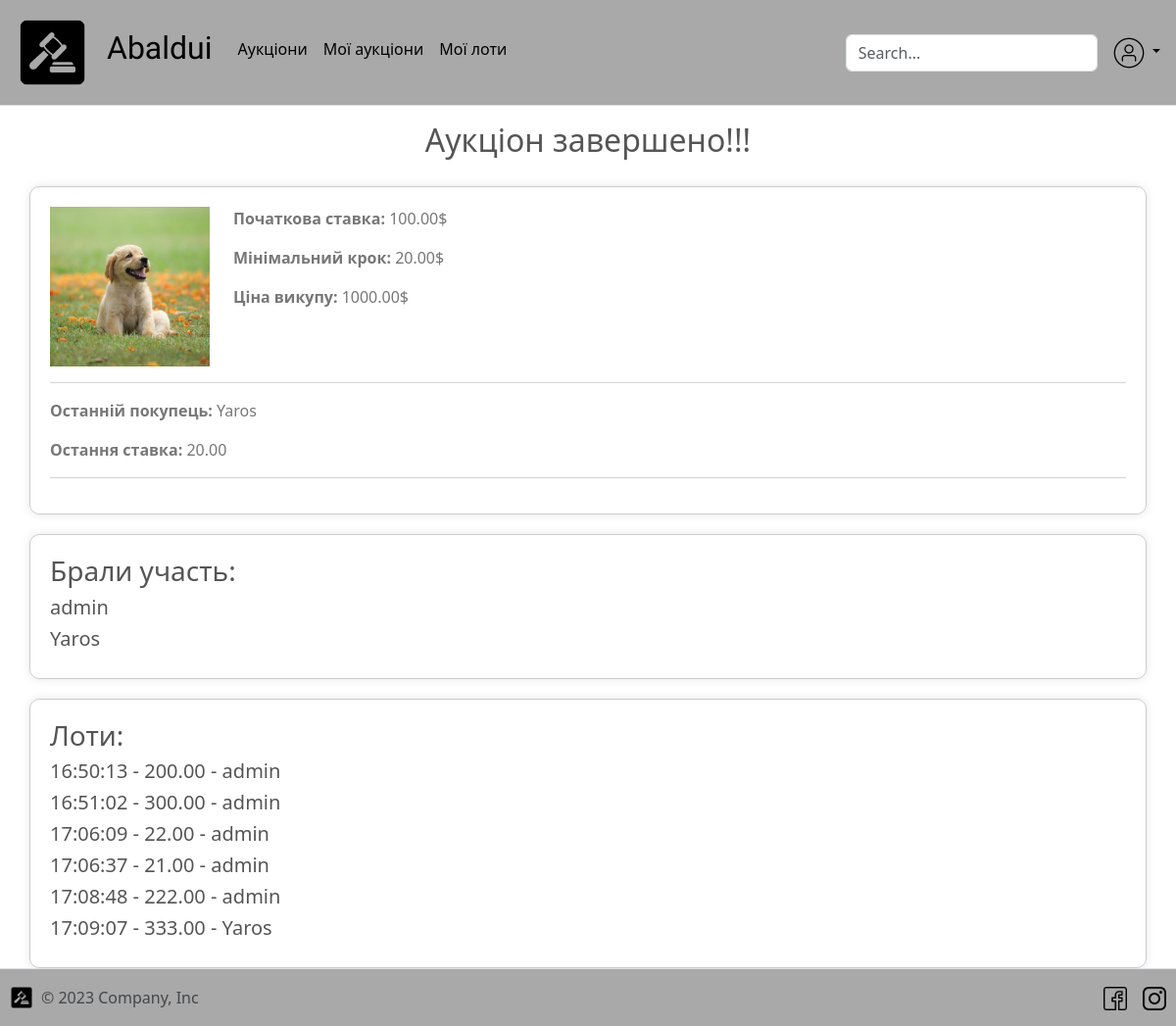
The page /auction/18/going/ (signed in) on the database as committed earlier.
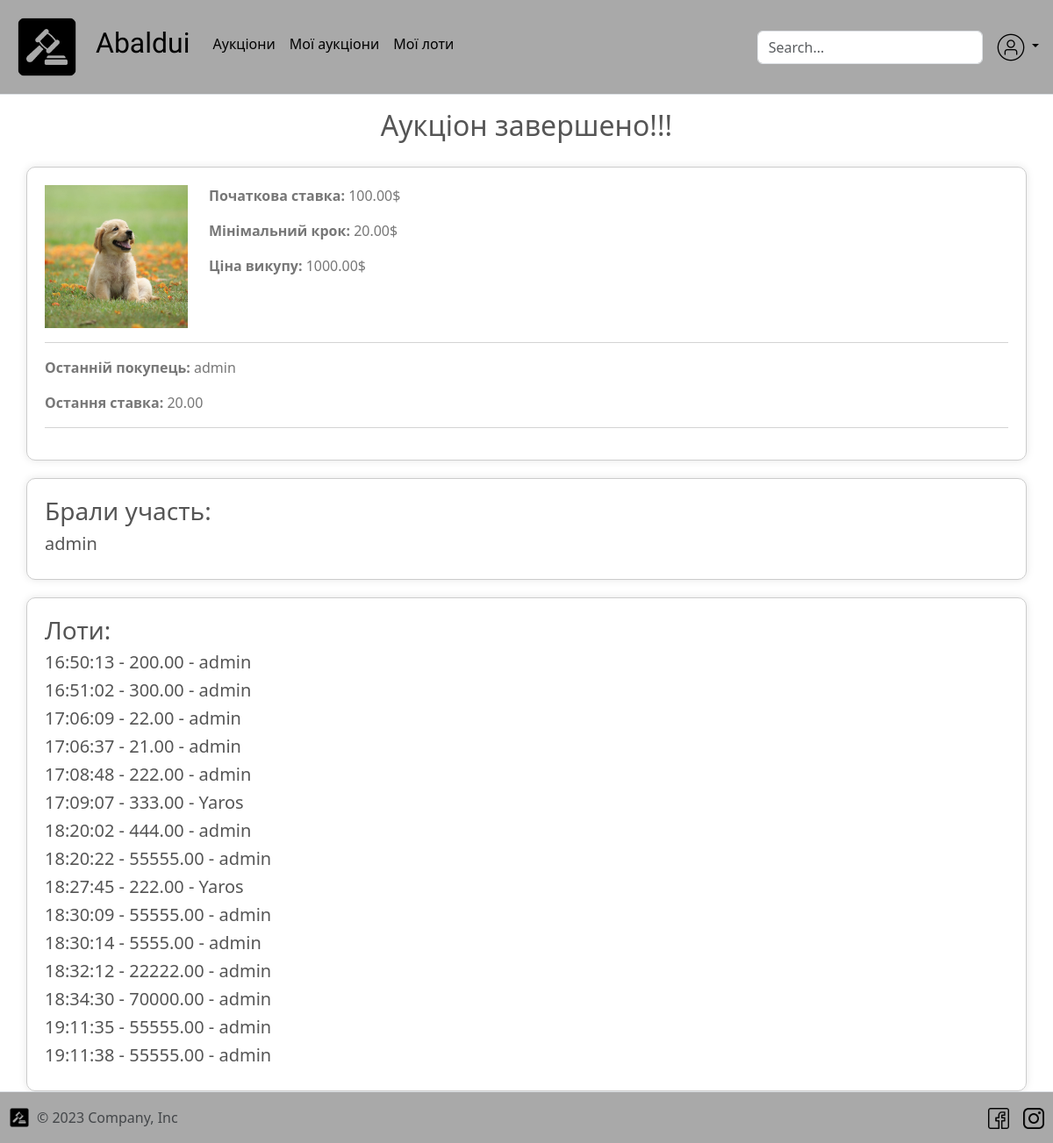
The same page on the database as committed later.
### auction/models.py (models this page shows, shortened)
class User(AbstractUser):
    balance = models.DecimalField(max_digits=15, decimal_places=2, default=0)
    avatar = models.ImageField(upload_to="media/avatars", default="media/avatars/default_user.png")
    phone = models.CharField(max_length=14, default=0)

class Auction(models.Model):
    name = models.CharField(max_length=255, default="Auction")
    description = models.TextField(blank=True, null=True, max_length=700)
    image = models.ImageField(upload_to="auction-images/", blank=True, null=True)
    creator = models.ForeignKey(to=User, on_delete=models.DO_NOTHING, related_name="auctions")
    current_better = models.ForeignKey(to=User, on_delete=models.DO_NOTHING, null=True, blank=True,
                                       related_name="auctions_betters")
    start_price = models.DecimalField(max_digits=15, decimal_places=2)
    minimal_bet = models.DecimalField(max_digits=15, decimal_places=2)
    current_bet = models.DecimalField(max_digits=15, decimal_places=2, default=0)
    price_of_ransom = models.DecimalField(max_digits=15, decimal_places=2, null=True)
    time_of_creation = models.DateTimeField(auto_now_add=True)
    time_of_start = models.DateTimeField()
    seconds_to_end = models.IntegerField(default=60)
    is_completed = models.BooleanField(default=False)
    participants = models.ManyToManyField(User)
    class Meta:
        ordering = ["-time_of_start"]

class Lot(models.Model):
    sender = models.ForeignKey(to=User, on_delete=models.DO_NOTHING, related_name="lots")
    sum_of_bet = models.DecimalField(max_digits=15, decimal_places=2)
    time_of_lot = models.DateTimeField(auto_now_add=True)
    auction = models.ForeignKey(to=Auction, on_delete=models.DO_NOTHING)
    is_completed = models.BooleanField()
    def str_date(self):
        return datetime.datetime.strftime(self.time_of_lot, "%H:%M:%S")

### auction/views.py (the view)
# urls.py: path('<int:pk>/going/', auction_going),
@login_required
def auction_going(request, pk: int):
    auction = Auction.objects.get(pk=pk)
    if request.user not in auction.participants.all():
        auction.participants.add(request.user)
        auction.save()
    context = {
        "auction": auction,
        "lots": auction.lot_set.all(),
        "participants": auction.participants.all()
    }
    start_time = datetime.datetime.strptime(str(auction.time_of_start), "%Y-%m-%d %H:%M:%S")
    if datetime.datetime.now() >= start_time:
        if request.method == "POST":
            return auction_bet(request, pk)
        if auction.seconds_to_end == 0 and not auction.is_completed:
            complete_auction(auction)
        if not auction.is_completed and auction.current_better_id:
            auction.seconds_to_end -= 5
            auction.save()
        if auction.is_completed:
            return render(request, "auction/auction-completed.html", context=context)
        return render(request, "auction/auction-going.html", context=context)
    return render(request, "auction/auction-not-going.html", context=context)

### templates/auction/auction-completed.html (shortened to what this page needs)
{% extends "base.html" %}
{% load static %}
{% block content %}
  <h2 style="text-align: center">Аукціон завершено!!!</h2>
<div class="container">
    <div class="row">
        <div class="col-md-2">
            <img src="/media/{{auction.image }}" alt="Зображення аукціону" class="img-fluid">
        </div>
        <div class="col-md-10">
                <p><strong>Початкова ставка:</strong> {{ auction.start_price }}$</p>
                <p><strong>Мінімальний крок:</strong> {{ auction.minimal_bet }}$</p>
                <p><strong>Ціна викупу:</strong> {{ auction.price_of_ransom }}$</p>
        </div>
    </div>
    <hr>
    <div class="row">
        <div class="col-md-12">
            <p><strong>Останній покупець:</strong> {{ auction.current_better }}</p>
            <p><strong>Остання ставка:</strong> {{ auction.minimal_bet }}</p>
            <hr>
        </div>
    </div>
</div>
  <div class="container">
  <h3>Брали участь:</h3>
  {% for participant in participants %}
  <h5>{{ participant.username }}</h5>
  {% endfor %}
  </div>
  <div class="container">
   <h3>Лоти:</h3>
  {% for lot in lots %}
  <h5>{{ lot.str_date }} - {{ lot.sum_of_bet }} - {{ lot.sender }}</h5>
  {% endfor %}
  </div>
{% endblock %}

### templates/base.html (shortened to what this page needs)
<!DOCTYPE html>
<html lang="en">
  <head>
  {% load static %}
    <link href="https://cdn.jsdelivr.net/npm/bootstrap@5.3.2/dist/css/bootstrap.min.css" rel="stylesheet">
    <link type="text/css" href="{% static 'css/styles.css' %}" rel="stylesheet" />
  </head>
  <body class="d-flex flex-column min-vh-100">
      {% block sidebar %}
            {% include "includes/nav-bar.html"%}
      {% endblock %}
      {% block content %}{% endblock %}
      {% block footer %}
            {% include "includes/footer.html"%}
      {% endblock %}
  </body>
</html>

### templates/includes/nav-bar.html (shortened to what this page needs)
{% load static %}
<header class="p-3 mb-3 border-bottom">
    <div class="d-flex flex-wrap align-items-center justify-content-center justify-content-lg-start">
        <a href="/"
           class="d-flex align-items-center mb-2 mb-lg-0 link-body-emphasis text-decoration-none"
        >
            <img height="75px"
                 width="75px"
                 src="{% static 'img/logo.png' %}"
                 alt="Logo"
            >
        </a>
        <ul class="nav col-12 col-lg-auto me-lg-auto mb-2 justify-content-center mb-md-0">
            <li>
                <a href="/" class="nav-link px-2 link-body-emphasis">
                    <h2 style="font-family: 'Protest Revolution', sans-serif; padding-left: 10px; padding-right: 10px">Abaldui</h2>
                </a>
            </li>
            <li class="mt-2">
                <a href="/auction" class="nav-link px-2 link-body-emphasis">Аукціони</a>
            </li>
            <li class="mt-2">
                <a href="/auction/my-auctions" class="nav-link px-2 link-body-emphasis">Мої аукціони</a>
            </li>
            <li class="mt-2">
                <a href="/auction/my-lots" class="nav-link px-2 link-body-emphasis">Мої лоти</a>
            </li>
        </ul>
        <form class="col-12 col-lg-auto mb-3 mb-lg-0 me-lg-3" role="search" method="post" action="/auction/">
            <input name="query" type="search"
                   class="form-control"
                   placeholder="Search..."
                   aria-label="Search"
            />
        </form>
        {% if request.user.is_authenticated %}
            <div class="dropdown text-end">
                <a href="#"
                   class="d-block link-body-emphasis text-decoration-none dropdown-toggle"
                   data-bs-toggle="dropdown"
                   aria-expanded="false"
                >
                  <img
                    src="/{{ request.user.avatar  }}"
                         width="32"
                         height="32"
                         class="rounded-circle"
                    />
                </a>
            </div>
        {% endif %}
    </div>
</header>

### templates/includes/footer.html
  {% load static %}
    <footer
        class="mt-auto d-flex flex-wrap justify-content-between align-items-center py-3 border-top"
    >
        <div class="col-md-4 d-flex align-items-center">
            <a
                href="/"
                class="mb-3 me-2 mb-md-0 text-body-secondary text-decoration-none lh-1"
                style="margin-left: 10px"
            >
                <img width="24px" height="24px" src={% static "img/logo.png" %}>
            </a>
            <span class="mb-3 mb-md-0 text-body-secondary"
                >© 2023 Company, Inc</span
            >
        </div>
        <ul class="nav col-md-4 justify-content-end list-unstyled d-flex" style="margin-right: 10px">
            <li class="ms-3">
                <a class="text-body-secondary" href="https://www.facebook.com/best.kyiv">
                    <img width="24px" height="24px" src={% static "img/facebook.png" %}>
                </a>
            </li>
            <li class="ms-3">
                <a class="text-body-secondary" href="https://www.instagram.com/best_kyiv/"
                    >
                    <img width="24px" height="24px" src={% static "img/instagram.png" %}>
                </a>
            </li>
        </ul>
    </footer>

### templates/base.html (style rules this page uses)
body { background-color: azure; }
footer { background-color: darkgray; }
header { background-color: darkgray; }

### templates/auction/auction-completed.html (style rules this page uses)
body { background-color: #ffffff; color: #555; }
.container { margin-top: 20px; border-radius: 10px; padding: 20px; box-shadow: 0 0 10px rgba(0,0,0,0.1); border: 1px solid #ccc; }
img { max-width: 100%; height: auto; }
p { color: #777; }

Rows that differ between the two databases and show on the page:
no longer on this page (row edited): User: username "Yaros"
changed Auction: current_better "Yaros" → "admin"
added Lot: str_date "18:20:02", sum_of_bet "444.00", sender "admin"
added Lot: str_date "18:20:22", sum_of_bet "55555.00", sender "admin"
added Lot: str_date "18:27:45", sum_of_bet "222.00", sender "Yaros"
added Lot: str_date "18:30:09", sum_of_bet "55555.00", sender "admin"
added Lot: str_date "18:30:14", sum_of_bet "5555.00", sender "admin"
added Lot: str_date "18:32:12", sum_of_bet "22222.00", sender "admin"
added Lot: str_date "18:34:30", sum_of_bet "70000.00", sender "admin"
added Lot: str_date "19:11:35", sum_of_bet "55555.00", sender "admin"
added Lot: str_date "19:11:38", sum_of_bet "55555.00", sender "admin"
